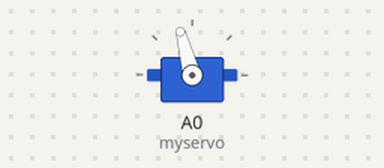
A sketch run on a simulated Arduino Uno, built with avr-gcc and run on an emulated ATmega328P. Shown: servo.

Above: at 0.05 s.
At 1.4 s:
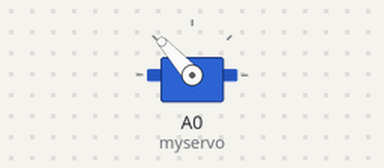
At 2.1 s:
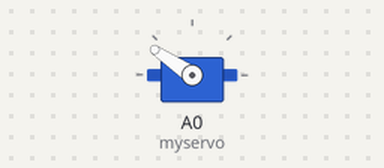
At 2.8 s:
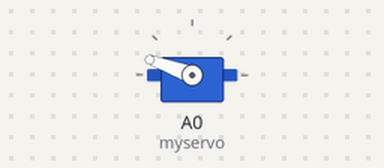
Timing chart, 0 to 6.5 s (numbered marks = the images above):
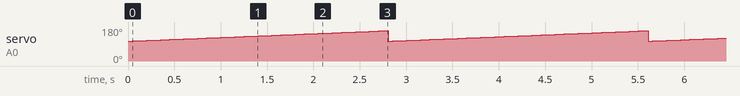

Measured:
- by itself, servo on A0 (myservo): ramps from 105° to 160° and jumps back, once every 2.8 s

The sketch:

empathy_machine.ino
```cpp
//empathy machine

#include <Servo.h>

Servo myservo;  // create servo object to control a servo
// twelve servo objects can be created on most boards

int pos = 0;    // variable to store the servo position

void setup()
{
  myservo.attach(A0);  // attaches the servo on pin 9 to the servo object
}

void loop()
{
  for (pos = 105; pos <= 160; pos += 1) // goes from 0 degrees to 180 degrees
  { // in steps of 1 degree
    myservo.write(pos);              // tell servo to go to position in variable 'pos'
    delay(50);                       // waits 15ms for the servo to reach the position
  }
  for (pos = 90; pos >= 105; pos -= 1) // goes from 180 degrees to 0 degrees
  {
    myservo.write(pos);              // tell servo to go to position in variable 'pos'
    delay(50);                       // waits 15ms for the servo to reach the position
  }
}
```
